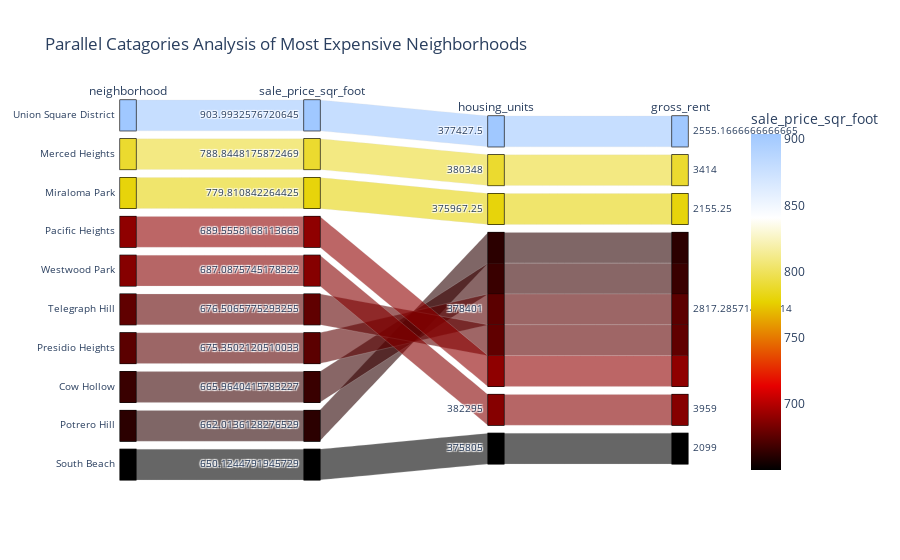

The notebook cell saved with this chart:
### Markdown cell above
### Create a parallel coordinates plot and parallel categories plot of most expensive neighborhoods in San Francisco per year

### Code cell
# Parallel Categories Plot
px.parallel_categories(
    df_expensive_neighborhoods, color="sale_price_sqr_foot", 
    color_continuous_scale=px.colors.sequential.Blackbody,
    title="Parallel Catagories Analysis of Most Expensive Neighborhoods")

### Figure 1 — Plotly figure (JSON) as saved in the notebook; plotly's stock layout.template omitted (floating-point values rounded to 4 significant figures)
{"data": [{"dimensions": [{"label": "neighborhood", "values": ["Union Square District", "Merced Heights", "Miraloma Park", "Pacific Heights", "Westwood Park", "Telegraph Hill", "Presidio Heights", "Cow Hollow", "Potrero Hill", "South Beach"]}, {"label": "sale_price_sqr_foot", "values": [904.0, 788.8, 779.8, 689.6, 687.1, 676.5, 675.4, 666.0, 662.0, 650.1]}, {"label": "housing_units", "values": [377400.0, 380348, 376000.0, 378401, 382295, 378401, 378401, 378401, 378401, 375805]}, {"label": "gross_rent", "values": [2555.0, 3414, 2155.0, 2817.0, 3959, 2817.0, 2817.0, 2817.0, 2817.0, 2099]}], "domain": {"x": [0, 1], "y": [0, 1]}, "line": {"color": [904.0, 788.8, 779.8, 689.6, 687.1, 676.5, 675.4, 666.0, 662.0, 650.1], "coloraxis": "coloraxis"}, "name": "", "type": "parcats"}], "layout": {"autosize": true, "coloraxis": {"colorbar": {"title": {"text": "sale_price_sqr_foot"}}, "colorscale": [[0, "rgb(0, 0, 0)"], [0.25, "rgb(230,0,0)"], [0.5, "rgb(230,210,0)"], [0.75, "rgb(255,255,255)"], [1, "rgb(160,200,255)"]]}, "legend": {"tracegroupgap": 0}, "title": {"text": "Parallel Catagories Analysis of Most Expensive Neighborhoods"}}}
